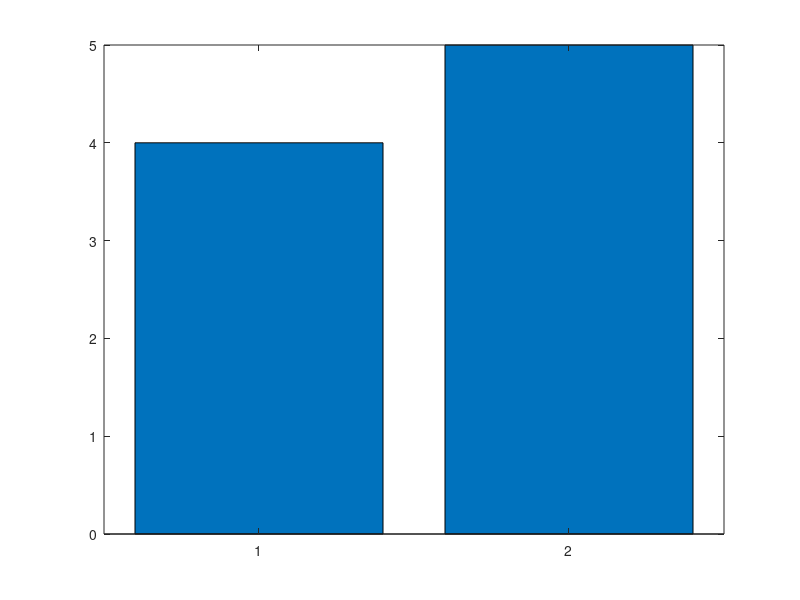

Reproduce this figure in MATLAB. (Note: this script raises an error after producing the figure.)
%% Prepare
keySet = {
    'str' ...
    'max_epochs'...
    'backward_size'
};
valueSet = {
    "str" ...
    1000 ...
    30
};
optMap = containers.Map(keySet,valueSet);

magnitude_ls = [4 5];
optMap('location_label') = 6;
backward_size = optMap('backward_size');

%Column rages
%featur column start
%9 -> earthquakes_2021_05_05_with_timestamp_and_location_label_2
%8 -> earthquakes_2021_05_05_with_timestamp_and_location_label
magnitude_start     =   9;  
magnitude_end       =   magnitude_start     + backward_size + 6;
depth_start         =   magnitude_end       + 1;
depth_end           =   depth_start         + backward_size + 6;
timestamp_start     =   depth_end           + 1;
timestamp_end       =   timestamp_start     + backward_size + 6;
lat_start           =   timestamp_end       + 1;
lat_end             =   lat_start           + backward_size + 6;
lon_start           =   lat_end             + 1;
lon_end             =   lon_start           + backward_size + 6;

bar(magnitude_ls);


%% Test
optMap('bigger_than_magnitude') = 5;
optMap('max_epochs') = 1;
optMap('feature_columns') = magnitude_start:magnitude_end;
seq2seqFunc(optMap);


%% Predict Magnitude
optMap('wanted_columns') = 5;
optMap('wanted_columns_str') = "mag";

for magnitude = 1:size(magnitude_ls,2)
    optMap('bigger_than_magnitude') = magnitude_ls(magnitude);
    for x=1:1
        %magnitude
        optMap('feature_columns') = magnitude_start:magnitude_end;
        optMap('feature_columns_str') = "mag";
        seq2seqFunc(optMap);

        %magnitude & depth
        optMap('feature_columns') = [magnitude_start:magnitude_end depth_start:depth_end];
        optMap('feature_columns_str') = "mag_dep";
        seq2seqFunc(optMap);

        %magnitude & timestamp
        optMap('feature_columns') = [magnitude_start:magnitude_end timestamp_start:timestamp_end];
        optMap('feature_columns_str') = "mag_tim";
        seq2seqFunc(optMap);

        %magnitude & depth & timestamp
        optMap('feature_columns') = [magnitude_start:magnitude_end depth_start:depth_end timestamp_start:timestamp_end];
        optMap('feature_columns_str') = "mag_dep_tim";
        seq2seqFunc(optMap);

        %magnitude & lat & lon
        optMap('feature_columns') = [magnitude_start:magnitude_end lat_start:lat_end lon_start:lon_end];
        optMap('feature_columns_str') = "mag_lat_lon";
        seq2seqFunc(optMap);

        %magnitude & lat & lon & depth
        optMap('feature_columns') = [magnitude_start:magnitude_end lat_start:lat_end lon_start:lon_end depth_start:depth_end];
        optMap('feature_columns_str') = "mag_lat_lon_dep";
        seq2seqFunc(optMap);

        %magnitude & lat & lon & timestamp
        optMap('feature_columns') = [magnitude_start:magnitude_end lat_start:lat_end lon_start:lon_end timestamp_start:timestamp_end];
        optMap('feature_columns_str') = "mag_lat_lon_tim";
        seq2seqFunc(optMap);

        %magnitude & lat & lon & depth & timestamp
        optMap('feature_columns') = [magnitude_start:magnitude_end lat_start:lat_end lon_start:lon_end depth_start:depth_end timestamp_start:timestamp_end];
        optMap('feature_columns_str') = "mag_lat_lon_dep_tim";
        seq2seqFunc(optMap);
    end
end
%% Predict Timestamp
optMap('wanted_columns') = 6;
optMap('wanted_columns_str') = "tim";

for magnitude = 1:size(magnitude_ls,2)
    optMap('bigger_than_magnitude') = magnitude_ls(magnitude);
    for x=1:1
        %timestamp
        optMap('feature_columns') = timestamp_start:timestamp_end;
        optMap('feature_columns_str') = "tim";
        seq2seqFunc(optMap);

        %timestamp & magnitude
        optMap('feature_columns') = [timestamp_start:timestamp_end magnitude_start:magnitude_end];
        optMap('feature_columns_str') = "mag_tim";
        seq2seqFunc(optMap);

        %timestamp & depth
        optMap('feature_columns') = [timestamp_start:timestamp_end depth_start:depth_end];
        optMap('feature_columns_str') = "dep_tim";
        seq2seqFunc(optMap);

        %timestamp & magnitude & depth
        optMap('feature_columns') = [timestamp_start:timestamp_end magnitude_start:magnitude_end depth_start:depth_end];
        optMap('feature_columns_str') = "mag_dep_tim";
        seq2seqFunc(optMap);

        %timestamp & lat & lon
        optMap('feature_columns') = [timestamp_start:timestamp_end lat_start:lat_end lon_start:lon_end];
        optMap('feature_columns_str') = "lat_lon_tim";
        seq2seqFunc(optMap);

        %timestamp & magnitude & depth & lat & lon
        optMap('feature_columns') = [timestamp_start:timestamp_end magnitude_start:magnitude_end depth_start:depth_end lat_start:lat_end lon_start:lon_end];
        optMap('feature_columns_str') = "mag_lat_lon_dep_tim";
        seq2seqFunc(optMap);
    end
end

%% Predict lat and lonx
optMap('wanted_columns') = [2 3];
optMap('wanted_columns_str') = "lat_lon";
optMap('wanted_colums_names') = ["Latitude", "Longitude"];
optMap('location_label') = 0;

for magnitude = 1:size(magnitude_ls,2)
    optMap('bigger_than_magnitude') = magnitude_ls(magnitude);
    for x=1:1
        %lat & lon
        optMap('feature_columns') = [lat_start:lat_end lon_start:lon_end];
        optMap('feature_columns_str') = "lat_lon";
        seq2seqFunc(optMap);

        %lat & lon & magnitude
        optMap('feature_columns') = [lat_start:lat_end lon_start:lon_end magnitude_start:magnitude_end];
        optMap('feature_columns_str') = "mag_lat_lon";
        seq2seqFunc(optMap);

        %lat & lon & depth
        optMap('feature_columns') = [lat_start:lat_end lon_start:lon_end depth_start:depth_end];
        optMap('feature_columns_str') = "lat_lon_dep";
        seq2seqFunc(optMap);

        %lat & lon & magnitude & depth
        optMap('feature_columns') = [lat_start:lat_end lon_start:lon_end magnitude_start:magnitude_end depth_start:depth_end];
        optMap('feature_columns_str') = "mag_lat_lon_dep";
        seq2seqFunc(optMap);

        %lat & lon & magnitude & timestamp
        optMap('feature_columns') = [lat_start:lat_end lon_start:lon_end magnitude_start:magnitude_end timestamp_start:timestamp_end];
        optMap('feature_columns_str') = "mag_lat_lon_tim";
        seq2seqFunc(optMap);

        %lat & lon & depth & timestamp
        optMap('feature_columns') = [lat_start:lat_end lon_start:lon_end depth_start:depth_end timestamp_start:timestamp_end];
        optMap('feature_columns_str') = "lat_lon_dep_tim";
        seq2seqFunc(optMap);

        %lat & lon & magnitude & depth & timestamp
        optMap('feature_columns') = [lat_start:lat_end lon_start:lon_end magnitude_start:magnitude_end depth_start:depth_end timestamp_start:timestamp_end];
        optMap('feature_columns_str') = "mag_lat_lon_dep_tim";
        seq2seqFunc(optMap);
    end
end

%% Predict Magnitude and Timestamp
optMap('wanted_columns') = [5 6];
optMap('wanted_columns_str') = "mag_tim";
optMap('wanted_colums_names') = ["Magnitude", "Timestamp"];
optMap('location_label') = 6;

for magnitude = 1:size(magnitude_ls,2)
    optMap('bigger_than_magnitude') = magnitude_ls(magnitude);
    for x=1:1
        %magnitude
        optMap('feature_columns') = magnitude_start:magnitude_end;
        optMap('feature_columns_str') = "mag";
        seq2seqFunc(optMap);

        %magnitude & depth
        optMap('feature_columns') = [magnitude_start:magnitude_end depth_start:depth_end];
        optMap('feature_columns_str') = "mag_dep";
        seq2seqFunc(optMap);

        %magnitude & timestamp
        optMap('feature_columns') = [magnitude_start:magnitude_end timestamp_start:timestamp_end];
        optMap('feature_columns_str') = "mag_tim";
        seq2seqFunc(optMap);

        %magnitude & depth & timestamp
        optMap('feature_columns') = [magnitude_start:magnitude_end depth_start:depth_end timestamp_start:timestamp_end];
        optMap('feature_columns_str') = "mag_dep_tim";
        seq2seqFunc(optMap);

        %magnitude & lat & lon
        optMap('feature_columns') = [magnitude_start:magnitude_end lat_start:lat_end lon_start:lon_end];
        optMap('feature_columns_str') = "mag_lat_lon";
        seq2seqFunc(optMap);

        %magnitude & lat & lon & depth
        optMap('feature_columns') = [magnitude_start:magnitude_end lat_start:lat_end lon_start:lon_end depth_start:depth_end];
        optMap('feature_columns_str') = "mag_lat_lon_dep";
        seq2seqFunc(optMap);

        %magnitude & lat & lon & timestamp
        optMap('feature_columns') = [magnitude_start:magnitude_end lat_start:lat_end lon_start:lon_end timestamp_start:timestamp_end];
        optMap('feature_columns_str') = "mag_lat_lon_tim";
        seq2seqFunc(optMap);

        %magnitude & lat & lon & depth & timestamp
        optMap('feature_columns') = [magnitude_start:magnitude_end lat_start:lat_end lon_start:lon_end depth_start:depth_end timestamp_start:timestamp_end];
        optMap('feature_columns_str') = "mag_lat_lon_dep_tim";
        seq2seqFunc(optMap);
    end
end


%% Predict Magnitude and Location label
optMap('wanted_columns') = [5 7];
optMap('wanted_columns_str') = "mag_loc";
optMap('wanted_colums_names') = ["Magnitude", "Location Label"];
optMap('location_label') = 0;

for magnitude = 1:size(magnitude_ls,2)
    optMap('bigger_than_magnitude') = magnitude_ls(magnitude);
    for x=1:1
        %magnitude
        optMap('feature_columns') = magnitude_start:magnitude_end;
        optMap('feature_columns_str') = "mag";
        seq2seqFunc(optMap);

        %magnitude & depth
        optMap('feature_columns') = [magnitude_start:magnitude_end depth_start:depth_end];
        optMap('feature_columns_str') = "mag_dep";
        seq2seqFunc(optMap);

        %magnitude & timestamp
        optMap('feature_columns') = [magnitude_start:magnitude_end timestamp_start:timestamp_end];
        optMap('feature_columns_str') = "mag_tim";
        seq2seqFunc(optMap);

        %magnitude & depth & timestamp
        optMap('feature_columns') = [magnitude_start:magnitude_end depth_start:depth_end timestamp_start:timestamp_end];
        optMap('feature_columns_str') = "mag_dep_tim";
        seq2seqFunc(optMap);

        %magnitude & lat & lon
        optMap('feature_columns') = [magnitude_start:magnitude_end lat_start:lat_end lon_start:lon_end];
        optMap('feature_columns_str') = "mag_lat_lon";
        seq2seqFunc(optMap);

        %magnitude & lat & lon & depth
        optMap('feature_columns') = [magnitude_start:magnitude_end lat_start:lat_end lon_start:lon_end depth_start:depth_end];
        optMap('feature_columns_str') = "mag_lat_lon_dep";
        seq2seqFunc(optMap);

        %magnitude & lat & lon & timestamp
        optMap('feature_columns') = [magnitude_start:magnitude_end lat_start:lat_end lon_start:lon_end timestamp_start:timestamp_end];
        optMap('feature_columns_str') = "mag_lat_lon_tim";
        seq2seqFunc(optMap);

        %magnitude & lat & lon & depth & timestamp
        optMap('feature_columns') = [magnitude_start:magnitude_end lat_start:lat_end lon_start:lon_end depth_start:depth_end timestamp_start:timestamp_end];
        optMap('feature_columns_str') = "mag_lat_lon_dep_tim";
        seq2seqFunc(optMap);
    end
end
%%
%{
keySet = {
    'str' ...
    'max_epochs'
};
valueSet = {
    "str" ...
    1000
};
optMap = containers.Map(keySet,valueSet);

magnitude_ls = [4 4.4 4.8 5 5.2 5.3];
location_ls = 1:15;
bacward_ls = [20 30 50 100];
batch_ls = [10 20 50 100 100000];
learn_ls = [0.01 0.001];

for magnitude = 1:size(magnitude_ls,2)
    for location = 1:size(location_ls,2)
        for bacward = 1:size(bacward_ls,2)
           for batch = 1:size(batch_ls,2)
                for learn = 1:size(learn_ls ,2)
                    optMap('bigger_than_magnitude') = magnitude;
                    optMap('location_label') = location;
                    optMap('backward_size') = bacward;
                    optMap('mini_batch_size') = batch;
                    optMap('initial_learn_rate') = learn;
                    
                    seq2seqFunc(optMap);
                end
            end 
        end
    end
end
%}
